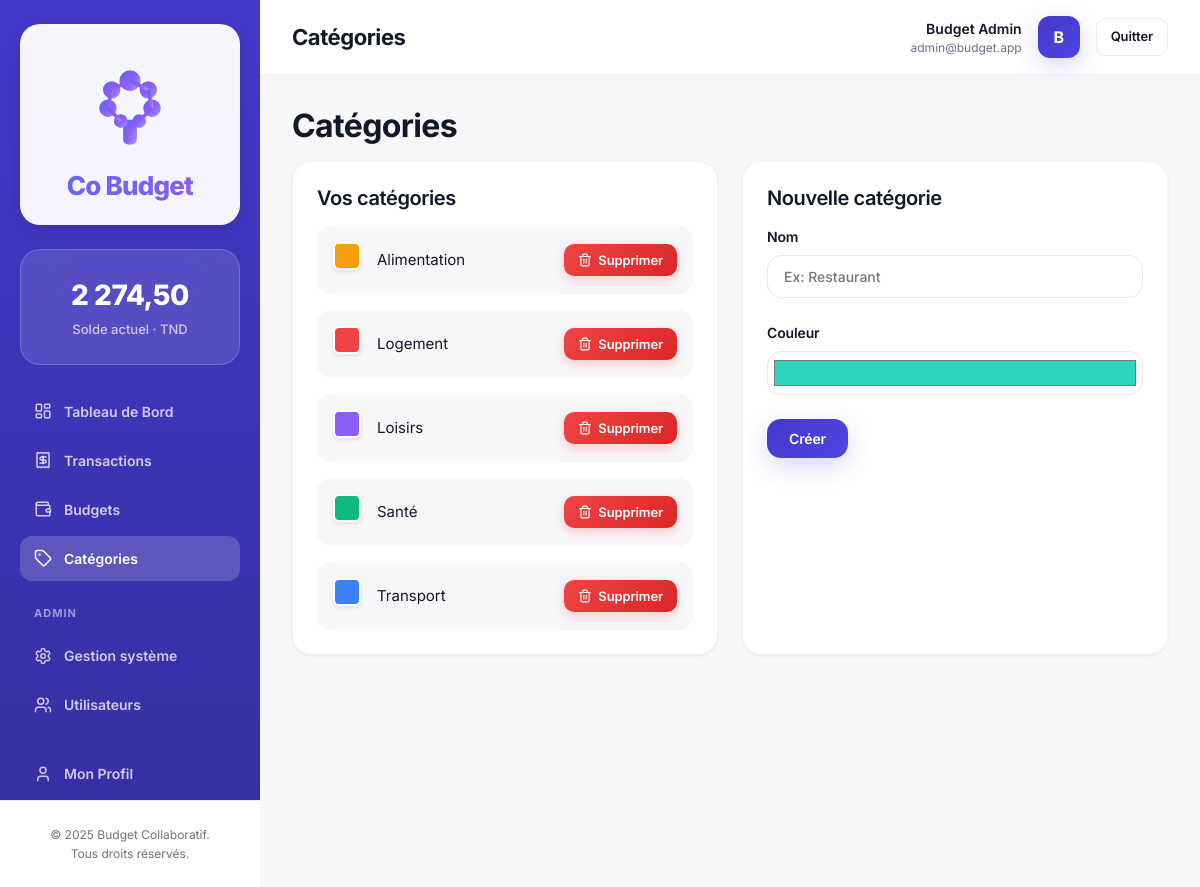
Screenshot of /modules/categories/list.php (signed in) with the database file from the repository.
### tables this page shows
CREATE TABLE IF NOT EXISTS categories (
  id INT PRIMARY KEY AUTO_INCREMENT,
  nom VARCHAR(100) NOT NULL,
  icone VARCHAR(50),
  couleur VARCHAR(7),
  est_defaut BOOLEAN DEFAULT FALSE,
  id_utilisateur INT,
  date_creation TIMESTAMP DEFAULT CURRENT_TIMESTAMP,
  FOREIGN KEY (id_utilisateur) REFERENCES utilisateurs(id) ON DELETE CASCADE,
  INDEX idx_utilisateur (id_utilisateur),
  INDEX idx_defaut (est_defaut)
);

### modules/categories/list.php (the view, shortened to what this page needs)
<?php
require_once '../../config/database.php';
$userId = getCurrentUserId();
try {
    $stmt = $pdo->prepare(
        'SELECT * FROM categories WHERE id_utilisateur IS NULL OR id_utilisateur = ? ORDER BY est_defaut DESC, nom'
    );
    $stmt->execute([$userId]);
    $categories = $stmt->fetchAll();
} catch (PDOException $e) {
    error_log('Database error: ' . $e->getMessage());
    $categories = [];
}
require_once '../../views/layouts/header.php';
?>
<h1>Catégories</h1>
<div style="display: grid; grid-template-columns: 1fr 1fr; gap: var(--spacing-lg); margin-bottom: var(--spacing-lg);">
    <div class="card">
        <h3 style="margin-top: 0;">Vos catégories</h3>
        <div style="display: flex; flex-direction: column; gap: var(--spacing-base);">
            <?php foreach ($categories as $cat): ?>
                <div style="
                    display: flex;
                    align-items: center;
                    justify-content: space-between;
                    padding: var(--spacing-base);
                    background-color: var(--color-bg);
                    border-radius: var(--radius);
                ">
                    <div style="display: flex; align-items: center; gap: var(--spacing-base);">
                        <form method="POST" style="margin: 0; display: flex; align-items: center;">
                            <label style="
                                position: relative;
                                cursor: pointer;
                                display: inline-block;
                            " title="Cliquez pour changer la couleur">
                                <div style="
                                    width: 28px;
                                    height: 28px;
                                    border-radius: 6px;
                                    background-color: <?php echo htmlspecialchars($cat['couleur']); ?>;
                                    border: 2px solid white;
                                    box-shadow: 0 2px 4px rgba(0,0,0,0.1);
                                    cursor: pointer;
                                    transition: transform 0.2s;
                                " onmouseover="this.style.transform='scale(1.1)'" onmouseout="this.style.transform='scale(1)'"></div>
                            </label>
                        </form>
                        <span><?php echo htmlspecialchars($cat['nom']); ?></span>
                    </div>
                    <button type="button" class="btn btn-danger btn-sm js-delete-btn" data-url="?delete=<?php echo $cat['id']; ?>" data-message="Êtes-vous sûr de vouloir supprimer cette catégorie ?" style="display: inline-flex; align-items: center; gap: 6px;">
                        <i data-lucide="trash-2" style="width: 14px; height: 14px;"></i> Supprimer
                    </button>
                </div>
            <?php endforeach; ?>
        </div>
    </div>
    <div class="card">
        <h3 style="margin-top: 0;">Nouvelle catégorie</h3>
        <form method="POST">
            <div class="form-group">
                <label for="nom">Nom</label>
                <input type="text" id="nom" name="nom" placeholder="Ex: Restaurant" required>
            </div>
            <div class="form-group">
                <label for="couleur">Couleur</label>
                <input type="color" id="couleur" name="couleur" value="#2DD4BF">
            </div>
            <button type="submit" class="btn btn-primary">Créer</button>
        </form>
    </div>
</div>
<?php require_once '../../views/layouts/footer.php'; ?>

### assets/css/global.css (style rules this page uses)
:root { --color-primary: #4338CA; --color-primary-light: #4F46E5; --color-primary-hover: #3730A3; --color-primary-bg: #EEF2FF; --color-secondary: #4FC3F7; --color-coral: #FF8A8A; --color-bg: #F7F7FA; --color-bg-secondary: #FFFFFF; --color-surface: #FFFFFF; --color-bg-beige: #F5E9D8; --color-border: #E5E7EB; --color-border-light: #F3F4F6; --color-text-primary: #111827; --color-text-secondary: #6B7280; --color-text-tertiary: #9CA3AF; --color-success: #10B981; --color-success-light: #D1FAE5; --color-danger: #EF4444; --color-danger-light: #FEE2E2; --color-warning: #F59E0B; --color-warning-light: #FEF3C7; --color-info: #4FC3F7; --color-info-light: #E0F2FE; --color-accent: #4338CA; --color-accent-dark: #3730A3; --color-accent-light: #EEF2FF; --font-body: 'Inter', -apple-system, BlinkMacSystemFont, 'SF Pro Display', sans-serif; --font-heading: 'Inter', -apple-system, BlinkMacSystemFont, 'SF Pro Display', sans-serif; --radius-sm: 8px; --radius: 14px; --radius-lg: 20px; --radius-xl: 24px; --radius-2xl: 28px; --shadow-xs: 0 1px 2px rgba(17, 24, 39, 0.04); --shadow-sm: 0 1px 3px rgba(17, 24, 39, 0.06); --shadow: 0 4px 12px rgba(17, 24, 39, 0.04); --shadow-md: 0 8px 24px rgba(17, 24, 39, 0.06); --shadow-lg: 0 16px 40px rgba(17, 24, 39, 0.08); --shadow-xl: 0 24px 60px rgba(17, 24, 39, 0.1); --shadow-indigo: 0 8px 24px rgba(67, 56, 202, 0.2); --spacing-xs: 4px; --spacing-sm: 8px; --spacing-base: 16px; --spacing-lg: 24px; --spacing-xl: 32px; --spacing-2xl: 48px; --transition: all 200ms cubic-bezier(0.4, 0, 0.2, 1); }
* { margin: 0; padding: 0; box-sizing: border-box; }
html { scroll-behavior: smooth; -webkit-font-smoothing: antialiased; -moz-osx-font-smoothing: grayscale; }
body { font-family: var(--font-body); background-color: var(--color-bg); color: var(--color-text-primary); line-height: 1.5; font-size: 15px; font-weight: 400; width: 100%; min-height: 100vh; }
html { width: 100%; }
h1, h2, h3, h4, h5, h6 { font-family: var(--font-heading); font-weight: 700; line-height: 1.2; margin-bottom: var(--spacing-base); color: var(--color-text-primary); letter-spacing: -0.02em; }
h1 { font-size: 32px; font-weight: 700; }
h3 { font-size: 20px; font-weight: 600; }
.card { background: var(--color-surface); border: 1px solid var(--color-border-light); border-radius: var(--radius-lg); padding: var(--spacing-lg); box-shadow: var(--shadow-sm); transition: var(--transition); }
.btn { display: inline-flex; align-items: center; justify-content: center; gap: 8px; padding: 11px 22px; border: none; border-radius: var(--radius); font-size: 14px; font-weight: 600; cursor: pointer; transition: var(--transition); white-space: nowrap; text-decoration: none; letter-spacing: -0.01em; font-family: var(--font-body); }
.btn-primary { background: linear-gradient(135deg, var(--color-primary) 0%, var(--color-primary-light) 100%); color: #FFFFFF; box-shadow: var(--shadow-indigo); }
.btn-danger { background: linear-gradient(135deg, #EF4444 0%, #DC2626 100%); color: white; box-shadow: 0 4px 12px rgba(239, 68, 68, 0.25); }
.btn-sm { padding: 8px 14px; font-size: 13px; border-radius: 10px; }
.form-group { margin-bottom: var(--spacing-lg); }
label { display: block; font-size: 14px; font-weight: 600; margin-bottom: var(--spacing-sm); color: var(--color-text-primary); letter-spacing: -0.01em; }
input[type="text"], input[type="email"], input[type="password"], input[type="number"], input[type="date"], input[type="month"], input[type="color"], select, textarea { width: 100%; padding: 12px 16px; border: 1px solid var(--color-border); border-radius: var(--radius); font-family: inherit; font-size: 14px; color: var(--color-text-primary); background-color: var(--color-surface); transition: var(--transition); font-weight: 500; }
input[type="color"] { padding: 4px; height: 44px; cursor: pointer; }

### rows the page displays
categories: nom "Alimentation"
categories: nom "Logement"
categories: nom "Loisirs"
categories: nom "Santé"
categories: nom "Transport"

### other values shown
$currentBalance "2 274,50"
$item['label'] "Tableau de Bord"
$item['label'] "Transactions"
$item['label'] "Budgets"
$item['label'] "Catégories"
$item['label'] "Gestion système"
$item['label'] "Utilisateurs"
$pageTitle "Catégories"
$user['prenom'] "Budget"
$user['nom'] "Admin"
$user['email'] "admin@budget.app"
substr($user['prenom'], 0, 1) "B"
APP_NAME "Budget Collaboratif"
